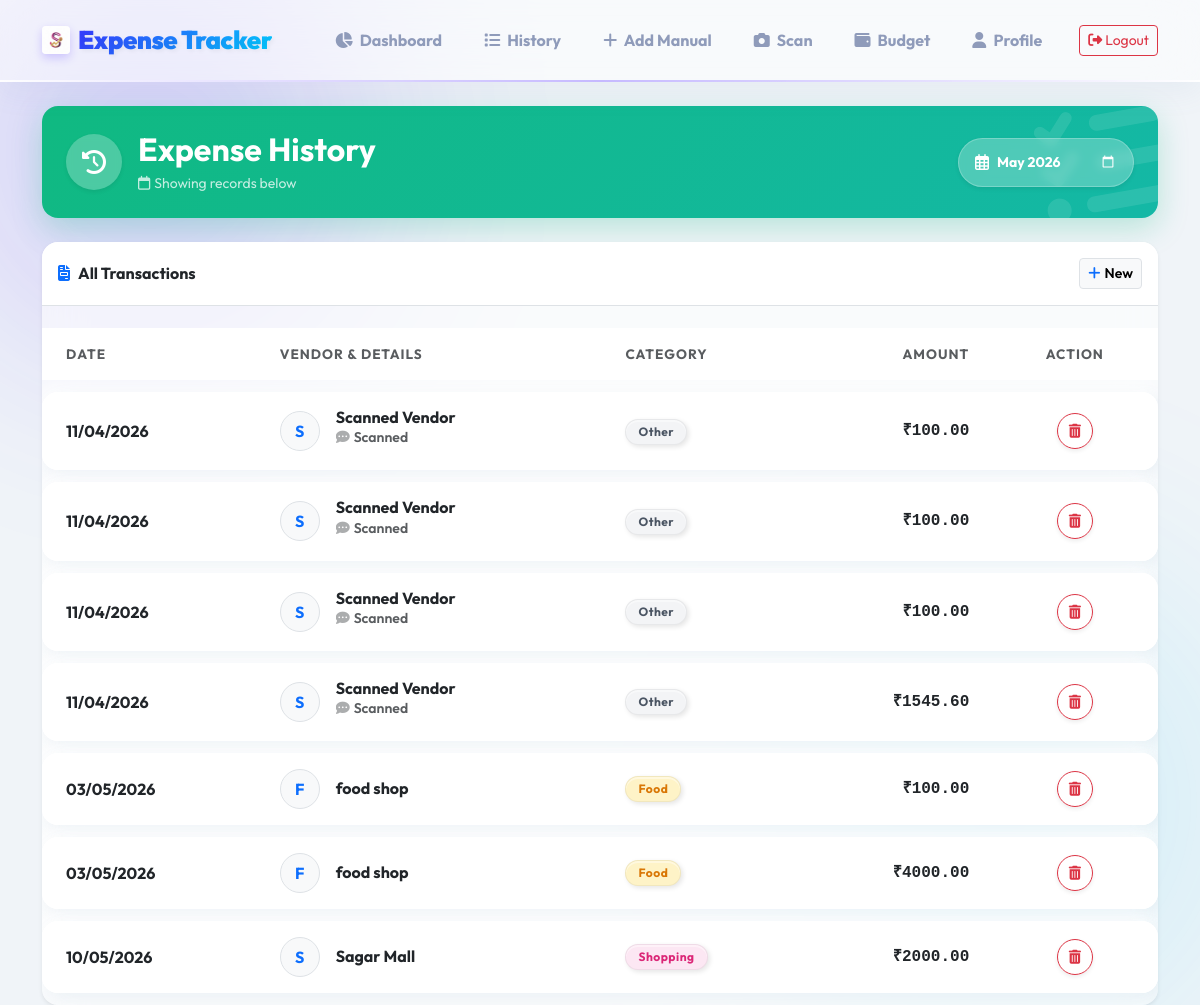
The app's page /history (signed in) with its own data.
### tables this page shows
CREATE TABLE expenses (
    id INTEGER PRIMARY KEY AUTOINCREMENT,
    user_id INTEGER NOT NULL,
    date TEXT NOT NULL,
    month TEXT NOT NULL,
    vendor TEXT NOT NULL,
    amount REAL NOT NULL,
    category TEXT NOT NULL,
    description TEXT,
    FOREIGN KEY(user_id) REFERENCES users(id)
);

### app.py (the view)
@app.route('/history')
@login_required
def history():
    month = request.args.get('month')
    if month:
        session['selected_month'] = month
    else:
        month = session.get('selected_month', datetime.now().strftime('%Y-%m'))
    expenses = database.get_all_expenses(session['user_id'], month)
    return render_template('history.html', expenses=expenses, month=month)

### app.py (called while the page is built)
def login_required(f):
    @wraps(f)
    def decorated(*args, **kwargs):
        if 'user_id' not in session:
            flash('Please log in to access this page.', 'danger')
            return redirect(url_for('login'))
        return f(*args, **kwargs)
    return decorated

### database.py (called while the page is built)
def get_db():
    conn = sqlite3.connect(DB_NAME)
    conn.row_factory = sqlite3.Row
    return conn

def get_all_expenses(user_id, month=None):
    conn = get_db()
    if month:
        expenses = conn.execute("SELECT * FROM expenses WHERE user_id = ? AND month = ? ORDER BY date ASC, id ASC", (user_id, month)).fetchall()
    else:
        expenses = conn.execute("SELECT * FROM expenses WHERE user_id = ? ORDER BY date ASC, id ASC", (user_id,)).fetchall()
    conn.close()
    return [dict(e) for e in expenses]

### templates/history.html (shortened to what this page needs)
{% extends 'layout.html' %}
{% block content %}
<div class="card border-0 text-white mb-4 position-relative" style="background: linear-gradient(135deg, #10b981 0%, #14b8a6 100%); border-radius: 1rem; overflow: hidden; box-shadow: 0 10px 30px rgba(16, 185, 129, 0.25);">
    <div class="card-body p-4 border-0 d-flex flex-column flex-md-row justify-content-between align-items-md-center gap-3">
        <div class="d-flex align-items-center position-relative z-1">
            <div class="bg-white bg-opacity-25 rounded-circle d-flex align-items-center justify-content-center me-3 shadow-sm" style="width: 56px; height: 56px; backdrop-filter: blur(5px);">
                <i class="fa-solid fa-clock-rotate-left text-white fs-4"></i>
            </div>
            <div>
                <h2 class="fw-bold mb-0">Expense History</h2>
                <div class="d-flex align-items-center text-white opacity-75 small mt-1">
                    <i class="fa-regular fa-calendar me-1"></i> Showing records below
                </div>
            </div>
        </div>
        <div class="position-relative z-1 ms-md-auto">
            <form method="GET" class="d-flex align-items-center bg-white bg-opacity-25 rounded-pill px-3 py-2 shadow-sm border border-light border-opacity-25" style="backdrop-filter: blur(5px);">
                <i class="fa-regular fa-calendar-alt text-white me-2"></i>
                <input type="month" name="month" value="{{ month }}" class="form-control form-control-sm bg-transparent border-0 text-white fw-bold shadow-none p-0 cursor-pointer" onchange="this.form.submit()" style="color-scheme: dark; width: 120px;">
            </form>
        </div>
        <i class="fa-solid fa-list-check position-absolute z-0" style="font-size: 8rem; right: -10px; opacity: 0.1; transform: rotate(-10deg);"></i>
    </div>
</div>
<div class="card border-0 shadow-sm" style="border-radius: 1rem; overflow: hidden;">
    <div class="bg-white p-3 border-bottom d-flex justify-content-between align-items-center">
        <h6 class="mb-0 fw-bold text-dark"><i class="fa-solid fa-file-invoice me-2 text-primary"></i>All Transactions</h6>
        <a href="{{ url_for('add_expense') }}" class="btn btn-sm btn-light border fw-semibold"><i class="fa-solid fa-plus me-1 text-primary"></i>New</a>
    </div>
    <div class="table-responsive">
        <table class="table table-hover mb-0 align-middle">
            <thead style="background: #F8FAFC; border-bottom: 2px solid #E2E8F0;">
                <tr>
                    <th class="px-4 py-3 text-muted fw-bold small text-uppercase spacing-1 border-0">Date</th>
                    <th class="py-3 text-muted fw-bold small text-uppercase spacing-1 border-0">Vendor & Details</th>
                    <th class="py-3 text-muted fw-bold small text-uppercase spacing-1 border-0">Category</th>
                    <th class="py-3 text-end text-muted fw-bold small text-uppercase spacing-1 border-0">Amount</th>
                    <th class="px-4 py-3 text-center text-muted fw-bold small text-uppercase spacing-1 border-0">Action</th>
                </tr>
            </thead>
            <tbody>
                {% for exp in expenses %}
                <tr class="transition-all hover-bg">
                    <td class="px-4 py-3 align-middle">
                        <div class="d-flex flex-column">
                            {% set date_obj = exp.date.split('-') %}
                            {% if date_obj|length == 3 %}
                            <span class="fw-bold text-dark">{{ date_obj[2] }}/{{ date_obj[1] }}/{{ date_obj[0] }}</span>
                            {% else %}
                            <span class="text-muted fw-semibold">{{ exp.date }}</span>
                            {% endif %}
                        </div>
                    </td>
                    <td class="py-3">
                        <div class="d-flex align-items-center">
                            <div class="rounded-circle bg-light d-flex justify-content-center align-items-center me-3 border" style="width: 40px; height: 40px;">
                                <span class="fw-bold text-primary">{{ exp.vendor[:1]|upper }}</span>
                            </div>
                            <div>
                                <h6 class="mb-0 fw-bold text-dark">{{ exp.vendor }}</h6>
                                {% if exp.description %}
                                <div class="text-muted small d-inline-block text-truncate" style="max-width: 250px;"><i class="fa-solid fa-comment-dots me-1 opacity-50"></i>{{ exp.description }}</div>
                                {% endif %}
                            </div>
                        </div>
                    </td>
                    <td class="py-3">
                        {% set cat_colors = {'Food': ['#fef3c7', '#d97706'], 'Travel': ['#dbeafe', '#2563eb'], 'Shopping': ['#fce7f3', '#db2777'], 'Utilities': ['#fae8ff', '#9333ea'], 'Other': ['#f3f4f6', '#4b5563']} %}
                        {% set bg, text = cat_colors.get(exp.category, ['#f3f4f6', '#4b5563']) %}
                        <span class="badge rounded-pill fw-bold" style="background-color: {{ bg }}; color: {{ text }}; padding: 6px 12px; border: 1px solid rgba(0,0,0,0.05);">
                            {{ exp.category }}
                        </span>
                    </td>
                    <td class="py-3 text-end fw-bolder text-dark fs-6 font-monospace">
                        ₹{{ "%.2f"|format(exp.amount) }}
                    </td>
                    <td class="px-4 py-3 text-center">
                        <form action="{{ url_for('delete_expense', expense_id=exp.id) }}" method="POST" class="d-inline" onsubmit="return confirm('Are you sure you want to permanently delete this expense?');">
                            <button type="submit" class="btn btn-sm btn-outline-danger shadow-sm rounded-circle d-inline-flex justify-content-center align-items-center transition-all hover-lift" title="Delete Expense" style="width: 36px; height: 36px;">
                                <i class="fa-solid fa-trash-can"></i>
                            </button>
                        </form>
                    </td>
                </tr>
                {% endfor %}
            </tbody>
        </table>
    </div>
</div>
{% endblock %}

### templates/layout.html (shortened to what this page needs)
<!DOCTYPE html>
<html lang="en">
<head>
    <link href="https://cdn.jsdelivr.net/npm/bootstrap@5.3.0/dist/css/bootstrap.min.css" rel="stylesheet">
    <link rel="stylesheet" href="https://cdnjs.cloudflare.com/ajax/libs/font-awesome/6.4.0/css/all.min.css">
    <link rel="stylesheet" href="{{ url_for('static', filename='style.css') }}">
</head>
<body>
    <nav class="navbar navbar-expand-lg sticky-top mb-4">
        <div class="container">
            <a class="navbar-brand d-flex align-items-center" href="{{ url_for('dashboard') }}">
                <img src="{{ url_for('static', filename='images/logo.png') }}" alt="Logo" class="me-2" style="height: 28px; width: auto; border-radius: 4px;"> Expense Tracker
            </a>
            {% if session.get('user_id') %}
            <div class="collapse navbar-collapse" id="navT">
                <ul class="navbar-nav ms-auto align-items-center">
                    <li class="nav-item"><a class="nav-link" href="{{ url_for('dashboard') }}"><i class="fa-solid fa-chart-pie me-1"></i> Dashboard</a></li>
                    <li class="nav-item"><a class="nav-link" href="{{ url_for('history') }}"><i class="fa-solid fa-list me-1"></i> History</a></li>
                    <li class="nav-item"><a class="nav-link" href="{{ url_for('add_expense') }}"><i class="fa-solid fa-plus me-1"></i> Add Manual</a></li>
                    <li class="nav-item"><a class="nav-link" href="{{ url_for('upload') }}"><i class="fa-solid fa-camera me-1"></i> Scan</a></li>
                    <li class="nav-item"><a class="nav-link" href="{{ url_for('budget_settings') }}"><i class="fa-solid fa-wallet me-1"></i> Budget</a></li>
                    <li class="nav-item"><a class="nav-link" href="{{ url_for('profile') }}"><i class="fa-solid fa-user me-1"></i> Profile</a></li>
                    <li class="nav-item ms-lg-3"><a class="btn btn-outline-danger btn-sm" href="{{ url_for('logout') }}"><i class="fa-solid fa-right-from-bracket"></i> Logout</a></li>
                </ul>
            </div>
            {% endif %}
        </div>
    </nav>
    <div class="container">
        {% block content %}{% endblock %}
    </div>
</body>
</html>

### static/style.css (style rules this page uses)
:root { --bg-main: #f0f4f8; --card-bg: rgba(255, 255, 255, 0.6); --primary: #4318FF; --primary-gradient: linear-gradient(135deg, #4318FF 0%, #00d2ff 100%); --accent: #05CD99; --accent-gradient: linear-gradient(135deg, #05CD99 0%, #00FF87 100%); --danger: #EE5D50; --danger-gradient: linear-gradient(135deg, #FF416C 0%, #FF4B2B 100%); --warning: #FFCE20; --warning-gradient: linear-gradient(135deg, #FFCE20 0%, #FF9800 100%); --text-main: #2B3674; --text-muted: #8F9BBA; }
body { background-color: var(--bg-main); font-family: 'Outfit', sans-serif; color: var(--text-main); overflow-x: hidden; position: relative; min-height: 100vh; }
body::before, body::after { content: ''; position: fixed; border-radius: 50%; z-index: -1; filter: blur(100px); opacity: 0.6; animation: floatBlob 15s infinite alternate ease-in-out; }
body::before { width: 600px; height: 600px; background: radial-gradient(circle, rgba(67, 24, 255, 0.4) 0%, transparent 70%); top: -150px; left: -150px; }
body::after { width: 700px; height: 700px; background: radial-gradient(circle, rgba(0, 210, 255, 0.3) 0%, transparent 70%); bottom: -150px; right: -150px; animation-duration: 20s; }
.navbar { background: rgba(255, 255, 255, 0.5) !important; backdrop-filter: blur(25px); -webkit-backdrop-filter: blur(25px); border-bottom: 2px solid rgba(255, 255, 255, 0.9); box-shadow: 0 10px 30px rgba(112, 144, 176, 0.08); padding: 1rem 0; position: relative; }
.navbar::after { content:''; position: absolute; bottom: -2px; left:0; width: 100%; height:2px; background: linear-gradient(90deg, transparent, rgba(67,24,255,0.3), transparent); }
.navbar-brand { font-weight: 900; font-size: 1.6rem; letter-spacing: -0.5px; background: var(--primary-gradient); -webkit-background-clip: text; -webkit-text-fill-color: transparent; text-shadow: 2px 2px 4px rgba(0,0,0,0.05); }
.navbar-brand img { border-radius: 8px; box-shadow: 0 4px 10px rgba(67, 24, 255, 0.2); }
.nav-link { color: var(--text-muted) !important; font-weight: 700; margin: 0 5px; padding: 8px 16px !important; border-radius: 12px; transition: all 0.3s ease; position: relative; }
.card { background: var(--card-bg); border: 2px solid rgba(255,255,255,0.9); border-radius: 24px; backdrop-filter: blur(20px); box-shadow: 10px 10px 30px rgba(112, 144, 176, 0.15), -10px -10px 30px rgba(255, 255, 255, 1); transition: all 0.4s cubic-bezier(0.175, 0.885, 0.32, 1.275); position: relative; overflow: hidden; }
.card::before { content:''; position:absolute; top:0; left:-100%; width:50%; height:100%; background: linear-gradient(90deg, transparent, rgba(255,255,255,0.6), transparent); transform: skewX(-20deg); transition: 0.5s; pointer-events: none; z-index: 10; }
.form-control, .form-select { border-radius: 14px; border: none; padding: 1.2rem; background: #eef2f6; color: var(--text-main); transition: all 0.3s ease; font-weight: 600; box-shadow: inset 5px 5px 10px rgba(112, 144, 176, 0.15), inset -5px -5px 10px rgba(255,255,255,1); }
::placeholder { color: #A3AED0 !important; }
.table { border-collapse: separate; border-spacing: 0 12px; color: var(--text-main); margin-top: 10px; }
.table thead th { border: none; color: var(--text-muted); font-weight: 800; text-transform: uppercase; font-size: 0.85rem; letter-spacing: 1px; padding-bottom: 10px; }
.table tbody tr { background: #ffffff; box-shadow: 5px 5px 15px rgba(112, 144, 176, 0.1), -5px -5px 15px rgba(255, 255, 255, 0.9); border-radius: 16px; transition: all 0.3s cubic-bezier(0.175, 0.885, 0.32, 1.275); }
.table td, .table th { vertical-align: middle; border: none; padding: 1.4rem; color: var(--text-main); font-weight: 600; }
.table td:first-child { border-top-left-radius: 16px; border-bottom-left-radius: 16px; }
.table td:last-child { border-top-right-radius: 16px; border-bottom-right-radius: 16px; }
.badge { padding: 0.8em 1.2em; border-radius: 12px; font-weight: 800; letter-spacing: 0.5px; box-shadow: 2px 2px 5px rgba(0,0,0,0.1), inset 0 2px 0 rgba(255,255,255,0.4); }

### templates/history.html (style rules this page uses)
.spacing-1 { letter-spacing: 1px; }
.transition-all { transition: all 0.2s ease-in-out; }

### records on screen
expenses: date_obj "11", date_obj "04", date_obj "2026", vendor "S", vendor "Scanned Vendor", description "Scanned", category "Other", amount "100.00"
expenses: id "11", date_obj "04", date_obj "2026", vendor "S", vendor "Scanned Vendor", description "Scanned", category "Other", amount "100.00"
expenses: date_obj "11", date_obj "04", date_obj "2026", vendor "S", vendor "Scanned Vendor", description "Scanned", category "Other", amount "100.00"
expenses: date_obj "11", date_obj "04", date_obj "2026", vendor "S", vendor "Scanned Vendor", description "Scanned", category "Other", amount "1545.60"
expenses: date_obj "03", date_obj "05", date_obj "2026", vendor "F", vendor "food shop", category "Food", amount "100.00"
expenses: date_obj "03", date_obj "05", date_obj "2026", vendor "F", vendor "food shop", category "Food", amount "4000.00"
expenses: id "10", date_obj "05", date_obj "2026", vendor "S", vendor "Sagar Mall", category "Shopping", amount "2000.00"
